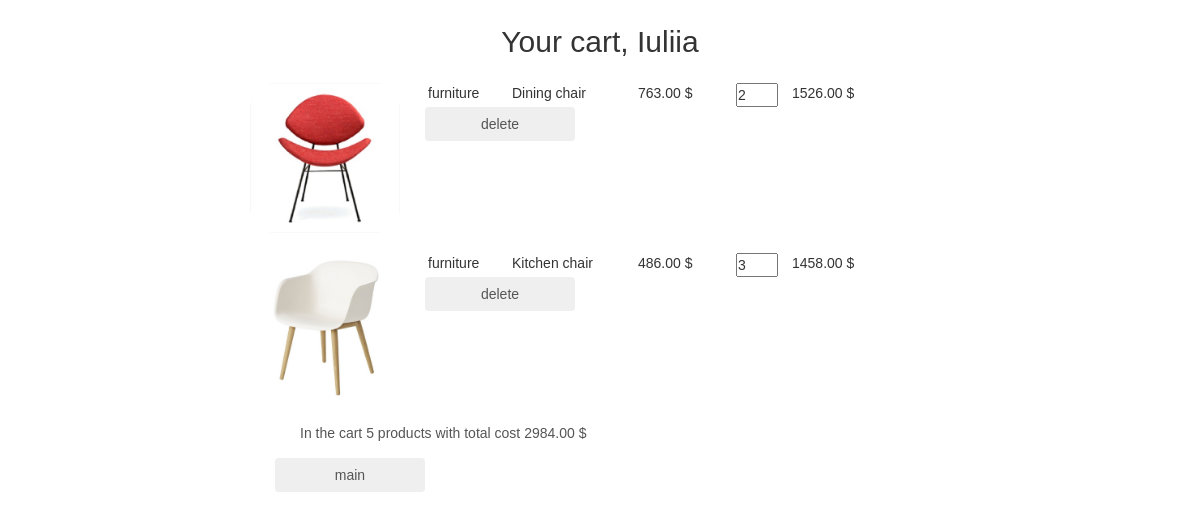
Page /basket/ (signed in) on the committed database.
### authapp/models.py (models this page shows)
class ShopUser(AbstractUser):
    avatar = models.ImageField(upload_to='users_avatars', blank=True)
    age = models.PositiveSmallIntegerField(verbose_name='age')

### basketapp/models.py (models this page shows)
class Basket(models.Model):
    user = models.ForeignKey(settings.AUTH_USER_MODEL, on_delete=models.CASCADE, related_name='basket')
    product = models.ForeignKey(Product, on_delete=models.CASCADE)
    quantity = models.PositiveIntegerField(verbose_name='quantity', default=0)
    add_datetime = models.DateTimeField(verbose_name='time', auto_now_add=True)
    @property
    def product_cost(self):
        return self.product.price * self.quantity
    @property
    def total_quantity(self):
        _items = Basket.objects.filter(user=self.user)
        _totalquantity = sum([x.quantity for x in _items])
        return _totalquantity
    @property
    def total_cost(self):
        _items = Basket.objects.filter(user=self.user)
        _totalcost = sum([x.product_cost for x in _items])
        return _totalcost

### mainapp/models.py (models this page shows, shortened)
class Product(models.Model):
    category = models.ForeignKey(ProductCategory,
                                 on_delete=models.CASCADE)
    name = models.CharField(verbose_name='Product name',
                            max_length=128)
    image = models.ImageField(upload_to='products_image', blank=True)
    short_desc = models.CharField(verbose_name='short product description',
                                  max_length=60, blank=True)
    description = models.TextField(verbose_name='Product description',
                                   blank=True)
    price = models.DecimalField(verbose_name='Product price',
                                max_digits=8, decimal_places=2, default=0)
    quantity = models.PositiveSmallIntegerField(verbose_name='storage quantity', default=0)
    is_active = models.BooleanField(verbose_name='active', default=True)

class ProductCategory(models.Model):
    name = models.CharField(verbose_name='Category name',
                            max_length=64,
                            unique=True)
    description = models.TextField(verbose_name="Description",
                                   blank=True)
    is_active = models.BooleanField(verbose_name='active', default=True)

### basketapp/views.py (the view)
# urls.py: path('', basketapp.basket, name='view'),
@login_required
def basket(request):
    title = 'basket'
    basket_items = Basket.objects.filter(user=request.user)
    context = {
        'title': title,
        'basket_items': basket_items,
    }
    return render(request, 'basketapp/basket.html', context)

### basketapp/templates/basketapp/basket.html
{% extends 'basketapp/base.html' %}
{% load static %}
{% block content %}
    <div class="basket_list">
        {% include 'basketapp/includes/inc_basket_list.html' %}
    </div>
    <button class="btn btn-round">
        <a href="{% url 'main' %}">
            main
        </a>
    </button>
{% endblock %}

### basketapp/templates/basketapp/base.html (shortened to what this page needs)
<!DOCTYPE html>
{% load static %}
<html lang="en">
<head>
    {% block css %}
        <link rel="stylesheet" href = "{% static 'css/bootstrap.min.css' %}">
        <link rel="stylesheet" href = "{% static 'css/style1.css' %}" >
    {% endblock %}
</head>
<body>
    <div class="basket_container">
            <div class="h2 text-center head">
                Your cart,
                {% if user.first_name %}
                {{ user.first_name|title}}
                {% else %}
                User
                {% endif %}
            </div>
            {% block content %}
            {% endblock %}
    </div>
</body>
</html>

### basketapp/templates/basketapp/includes/inc_basket_list.html
{% load static %}
{% for item in basket_items %}
<div class="basket_record">
    <img src="/media/{{ item.product.image }}" alt="{{ item.product.short_desc }}">
    <span class="category_name">{{ item.product.category.name }}</span>
    <span class="product_name">{{ item.product.name }}</span>
    <span class="product_price">{{ item.product.price }}&nbsp;$</span>
    <input type="number" name="{{ item.pk }}" min="0" value="{{ item.quantity }}">
    <span class="product_cost">{{ item.product_cost }}&nbsp;$</span>
    <button class="btn btn-round">
        <a href="{% url 'basket:remove' item.pk %}" class="">
            delete
        </a>
    </button>
</div>
{% endfor %}
{% if basket_items %}
<div class="basket_summary">
    In the cart {{ basket_items.0.total_quantity }} products with total cost
    {{ basket_items.0.total_cost }}&nbsp;$
</div>
{% endif %}

### static/css/style1.css (style rules this page uses)
* { margin: 0; padding: 0; }
html, body { height: 100%; }
body { font-family: 'Montserrat', sans-serif; }
a { text-decoration: none; }
.basket_container { margin: 25px auto; width: 700px; }
.basket_list input[type="number"] { width: 3em; position: relative; display: block; float: left; }
.basket_list span.category_name { margin-left: 2em; width: 5em; position: relative; display: block; float: left; }
.basket_list span.product_name { margin-left: 1em; width: 8em; position: relative; display: block; float: left; }
.basket_list span.product_price { margin-left: 1em; width: 7em; position: relative; display: block; float: left; }
.basket_list span.product_cost { margin-left: 1em; width: 7em; position: relative; display: block; float: left; }
.basket_list .basket_record { position: relative; display: block; height: 170px; float: none; }
.basket_container .head { margin: 25px auto; }
.basket_container button { margin-left: 25px; width: 150px; display: block; float: left; }
.basket_container button a { text-decoration: none; color: #555; }
.basket_container img { display: block; float: left; width: 150px; border-radius: 25px; }
.basket_container .basket_summary { display: block; margin-left: 50px; margin-bottom: 15px; color: #555; }

### rows in the picture
ShopUser: first_name "Iuliia"
Basket: product.image (picture), product.category.name "furniture", product.name "Dining chair", product.price "763.00", quantity "2", product_cost "1526.00", user+quantity "5", user+product+quantity "2984.00"
Basket: product.image (picture), product.category.name "furniture", product.name "Kitchen chair", product.price "486.00", quantity "3", product_cost "1458.00"
